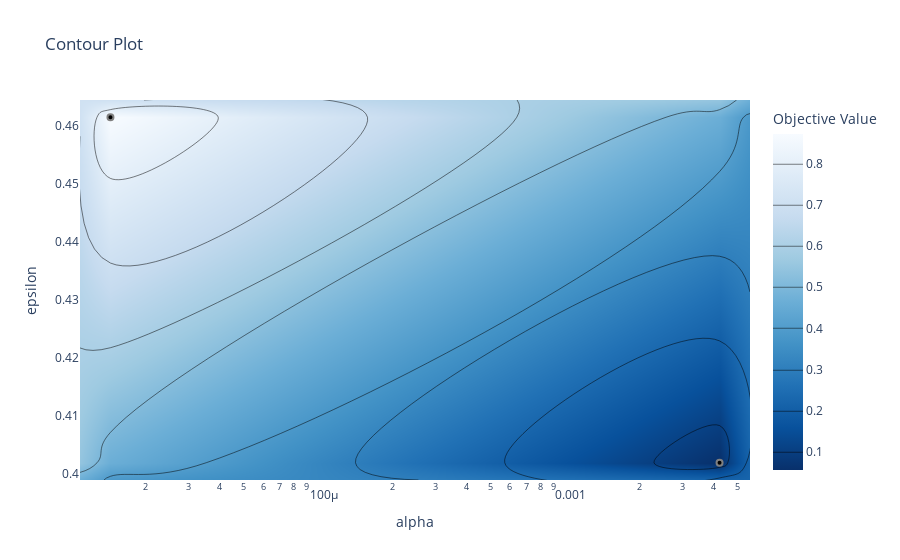

The cell this chart's notebook holds for it:
### Code cell
optuna.visualization.plot_contour(study, params=['alpha', 'epsilon'])

### Figure 1 — Plotly figure (JSON) as saved in the notebook; plotly's stock layout.template omitted (floating-point values rounded to 4 significant figures)
{"data": [{"colorbar": {"title": {"text": "Objective Value"}}, "colorscale": [[0, "rgb(247,251,255)"], [0.125, "rgb(222,235,247)"], [0.25, "rgb(198,219,239)"], [0.375, "rgb(158,202,225)"], [0.5, "rgb(107,174,214)"], [0.625, "rgb(66,146,198)"], [0.75, "rgb(33,113,181)"], [0.875, "rgb(8,81,156)"], [1, "rgb(8,48,107)"]], "connectgaps": true, "contours": {"coloring": "heatmap"}, "hoverinfo": "none", "line": {"smoothing": 1.3}, "reversescale": true, "type": "contour", "x": [1.087e-05, 1.444e-05, 0.004239, 0.005631], "y": [0.3989, 0.4019, 0.4614, 0.4644], "z": [[null, null, null, null], [null, null, 0.0561, null], [null, 0.8722, null, null], [null, null, null, null]]}, {"marker": {"color": "black", "line": {"color": "Grey", "width": 2}}, "mode": "markers", "showlegend": false, "type": "scatter", "x": [1.444e-05, 0.004239], "y": [0.4614, 0.4019]}], "layout": {"title": {"text": "Contour Plot"}, "xaxis": {"range": [-4.964, -2.249], "title": {"text": "alpha"}, "type": "log"}, "yaxis": {"range": [0.3989, 0.4644], "title": {"text": "epsilon"}}}}
